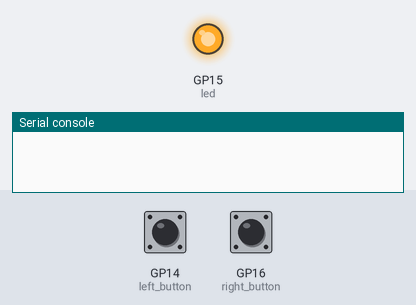
The program below on a simulated Raspberry Pi Pico running MicroPython. Shown: output pins drawn as LEDs (lit = HIGH), the last lines printed to the serial console. The inputs (shaded band) are chosen by the test bench; at power-on: GP14 (left_button) LOW, GP16 (right_button) LOW. Random numbers come from a fixed seed.

Above: at 1.2 s.
1.3 s: GP14 (left_button) pulsed HIGH 5 times (0.12 s each, 0.3 s apart)
At 3.8 s:
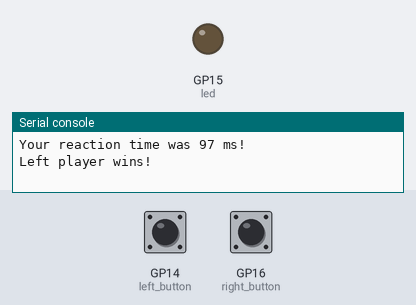
Timing chart, 0 to 5.3 s (numbered marks = the images above; inputs shaded):
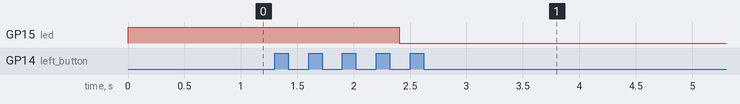

The program:

reaction_game.py
```python
import machine
import utime
import urandom

pressed = False
led = machine.Pin(15, machine.Pin.OUT)
left_button = machine.Pin(14, machine.Pin.IN, machine.Pin.PULL_DOWN)
right_button = machine.Pin(16, machine.Pin.IN, machine.Pin.PULL_DOWN)
fastest_button = None


def button_handler(pin):
    global pressed
    if not pressed:
        pressed = True
        global fastest_button
        fastest_button = pin
        timer_reaction = utime.ticks_diff(utime.ticks_ms(), timer_start)
        print("Your reaction time was " + str(timer_reaction) + " ms!")


led.value(1)
utime.sleep(urandom.uniform(2, 5))
led.value(0)

timer_start = utime.ticks_ms()

left_button.irq(trigger=machine.Pin.IRQ_RISING, handler=button_handler)
right_button.irq(trigger=machine.Pin.IRQ_RISING, handler=button_handler)

while fastest_button is None:
    utime.sleep(1)
if fastest_button is left_button:
    print("Left player wins!")
elif fastest_button is right_button:
    print("Right player wins!")
```
